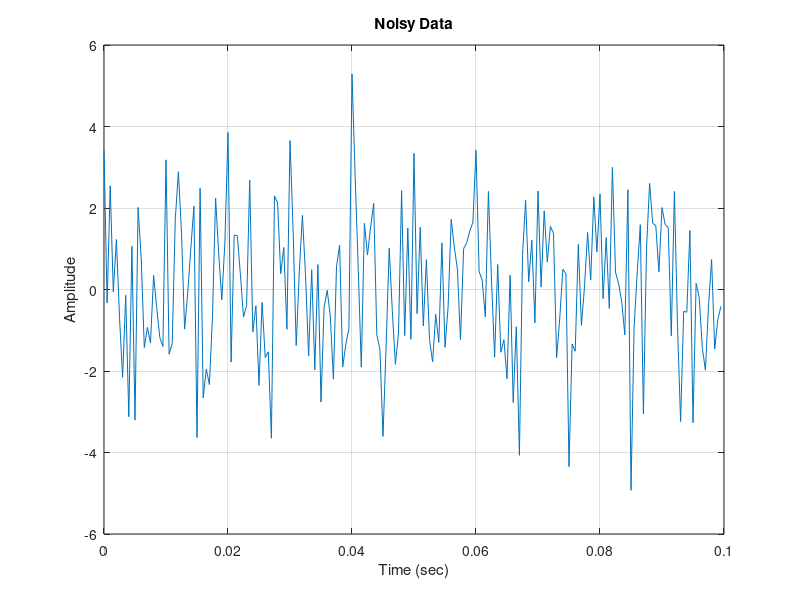
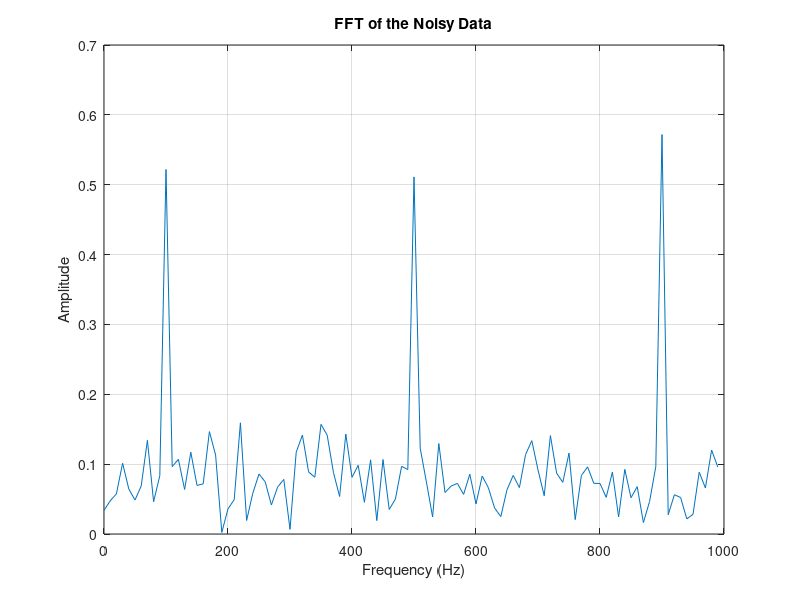
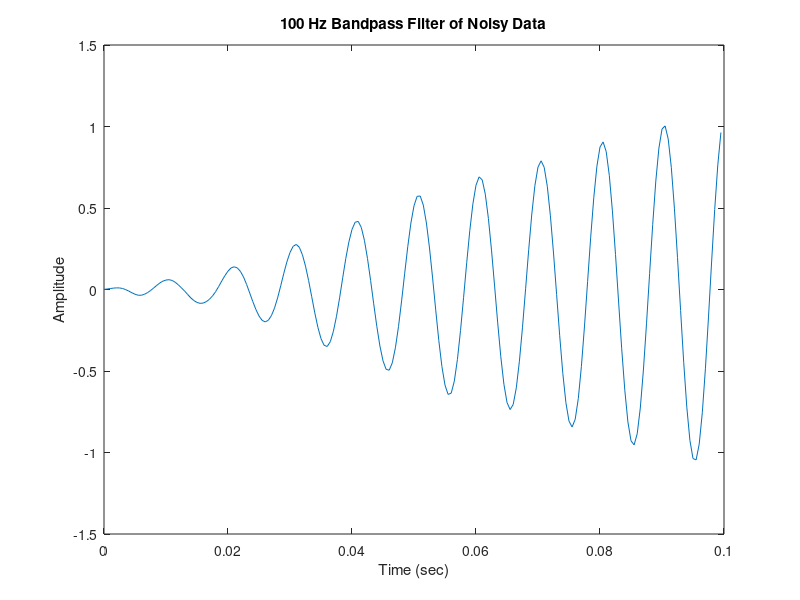
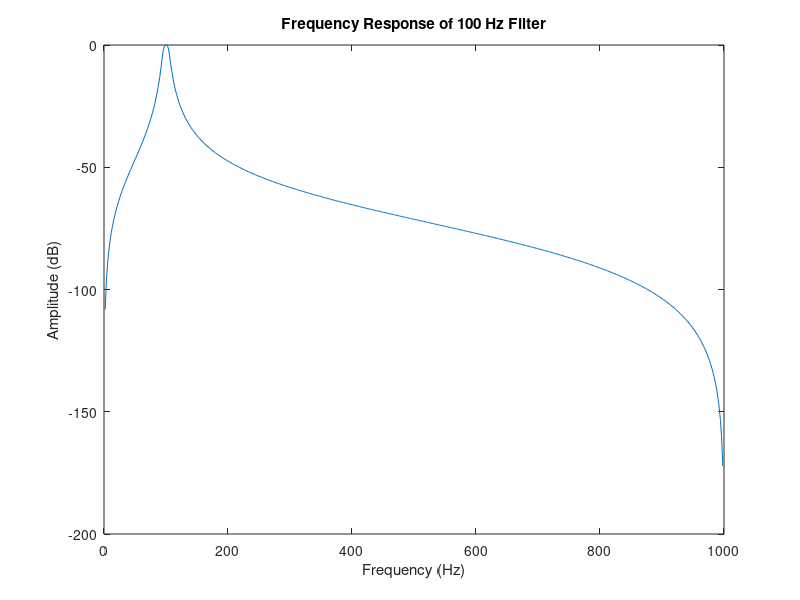

These charts were generated, in order, by the following MATLAB code:
%% ECE 3770 - Lab 2b
% G.Davis
% 2/15/2021

clc; clear; close all;

%% Part 1
load lab2data;

fs = 2000;
Ts = 1/fs;
t = 0:Ts:0.1-Ts;

% Plotting the given noisy data
figure(1)
plot(t,y); grid
title('Noisy Data')
ylabel('Amplitude')
xlabel('Time (sec)')

%% Part 2
% Performing fast fourier-transform to identify interference

% Taking half of the fft due to symmetry
n = length(y);
fty = fft(y);
fty = fty/n;
fty = fty(1:n/2);

% Establishing the array of frequencies fft is returning
df = fs/n;
F = fs/2;
f = 0:df:F-df;

% Plotting the spectrum of frequency magnitudes in the signal
figure(2)
plot(f,abs(fty)); grid
title('FFT of the Noisy Data')
ylabel('Amplitude')
xlabel('Frequency (Hz)')

fprintf("Can see from the plot that the prominent signals are 100 Hz, 500 Hz, and 900 Hz");

%% Part 3
% Design bandpass filter for each frequency to isolate tones and plot the
% frequency response

[b,a] = butter(2,[95 105]/(fs/2),"bandpass");
g100 = filter(b,a,y);

figure(3)
plot(t,g100)
title('100 Hz Bandpass Filter of Noisy Data')
ylabel('Amplitude')
xlabel('Time (sec)')

[h,w] = freqz(b,a);
HM = abs(h);
n=length(HM);
f = 0:F/n:F-F/n;
figure(4)
plot(f,20*log10(HM))
title('Frequency Response of 100 Hz Filter')
ylabel('Amplitude (dB)')
xlabel('Frequency (Hz)')

% ---------------------------------------

[b,a] = butter(2,[495 505]/(fs/2),"bandpass");
g500 = filter(b,a,y);

figure(5)
plot(t,g500)
title('500 Hz Bandpass Filter of Noisy Data')
ylabel('Amplitude')
xlabel('Time (sec)')

[h,w] = freqz(b,a);
HM = abs(h);
n=length(HM);
f = 0:F/n:F-F/n;
figure(6)
plot(f,20*log10(HM))
title('Frequency Response of 500 Hz Filter')
ylabel('Amplitude (dB)')
xlabel('Frequency (Hz)')

% ---------------------------------------

[b,a] = butter(2,[895 905]/(fs/2),"bandpass");
g900 = filter(b,a,y);

figure(7)
plot(t,g900)
title('900 Hz Bandpass Filter of Noisy Data')
ylabel('Amplitude')
xlabel('Time (sec)')

[h,w] = freqz(b,a);
HM = abs(h);
n=length(HM);
f = 0:F/n:F-F/n;
figure(8)
plot(f,20*log10(HM))
title('Frequency Response of 900 Hz Filter')
ylabel('Amplitude (dB)')
xlabel('Frequency (Hz)')

%% Part 4
% Filter the noisy data with the filters from part 3

g = g100 + g500 + g900;
figure(9)
plot(t,g)